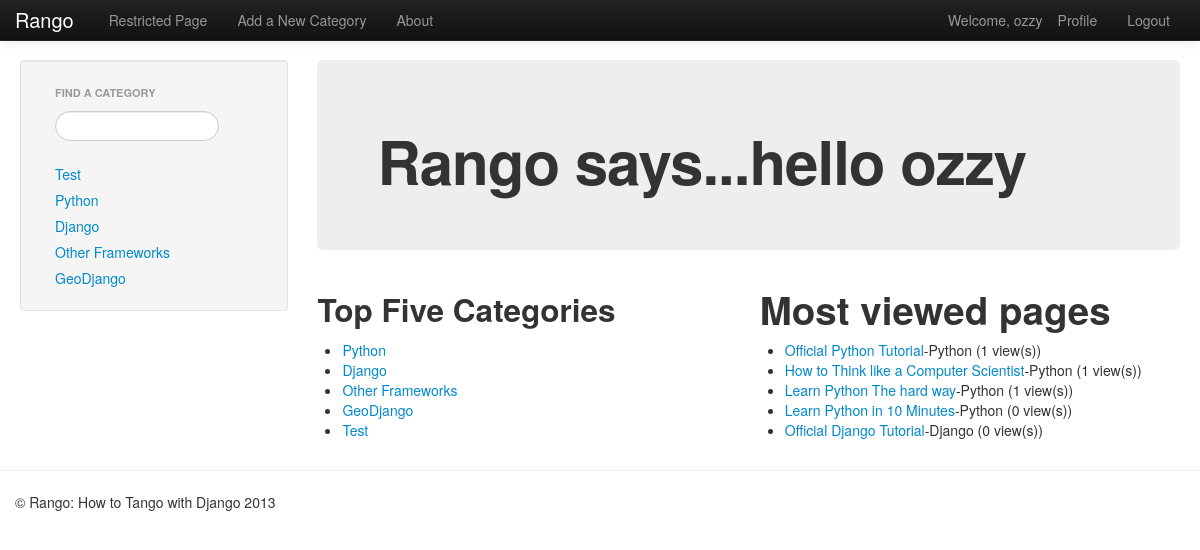
The app's page /rango/ (signed in) with its own data.
### rango/models.py (models this page shows, shortened)
class Category(models.Model):
	name=models.CharField(max_length=128,unique=True)
	views=models.IntegerField(default=0)
	likes=models.IntegerField(default=0)
	def __unicode__(self):
		return self.name

class Page(models.Model):
	category=models.ForeignKey(Category)
	title = models.CharField(max_length=128)
	url = models.URLField()
	views = models.IntegerField(default=0)

### rango/views.py (the view)
def index(request):
	context=RequestContext(request)
	category_list=Category.objects.order_by('-likes')[:5]
	page_list=Page.objects.order_by('-views')[:5]
	cat_list=get_category_list()
	context_dict = {'categories':category_list,'pages':page_list,'cat_list':cat_list}
	for category in category_list:
		category.url=category.name.replace(' ','_')
	if request.session.get('last_visit'):
		last_visit_time = request.session.get('last_visit')
		visits = request.session.get('visits',0)
		if (datetime.now()-datetime.strptime(last_visit_time[:-7],"%Y-%m-%d %H:%M:%S")).days>0:
			request.session['visits']=visits+1
			request.session['last_visit']=str(datetime.now())
	else:
		request.session['last_visit']=str(datetime.now())
		request.session['visits']=1
	return render_to_response('rango/index.html',context_dict,context)

### rango/views.py (called while the page is built)
def get_category_list(max_results=0,starts_with=''):
	cat_list=[]
	if starts_with:
		cat_list=Category.objects.filter(name__istartswith=starts_with)
	else:
		cat_list=Category.objects.all()
	if max_results>0:
		if len(cat_list) > max_results:
			cat_list=cat_list[:max_results]
	for category in cat_list:
		category.url=category.name.replace(' ','_')
	return cat_list

### templates/rango/index.html (shortened to what this page needs)
{% extends 'rango/base.html'%}
{% load static %}
{% block body_block %}
<div class="hero-unit">
	{% if user.is_authenticated %}
	<h1>Rango says...hello {{ user.username }} </h1>
	{% else %}
	<h1>Rango says...hello world!</h1>
	{% endif %}
</div>
<div class="row-fluid">
	<div class="span6">
		<h2>Top Five Categories</h2>
		{% if categories %}
			<ul>
				{% for category in categories %}
				<li><a href="/rango/category/{{category.url}}">{{category.name}}</a></li>
				{% endfor %}
			</ul>
		{% else %}
			<strong>There are no categories present.</strong>
		{% endif %}
	</div>
	<div class="span6">
		<h1>Most viewed pages</h1>
		{% if pages %}
			<ul>
				{% for page in pages %}
				<li><a href="{{page.url}}">{{page.title}}</a>-{{page.category}} ({{page.views}} view(s))</li>
				{% endfor %}
			</ul>
		{% else %}
			<strong>There are no pages present.</strong>
		{% endif %}
	</div>
</div>
{% endblock %}

### templates/rango/base.html (shortened to what this page needs)
<!DOCTYPE html>
{% load static %}
<html>
<head>
	<link rel="stylesheet" type="text/css" href="{% static 'css/bootstrap-fluid-adj.css' %}">
	<link rel="stylesheet" type="text/css" href="{% static 'css/bootstrap.min.css' %}" media="screen">
	<link rel="stylesheet" type="text/css" href="{% static 'css/bootstrap-responsive.css' %}">
</head>
<body>
	<div class="navbar navbar-inverse navbar-fixed-top">
		<div class="navbar-inner">
			<div class="container">
				<a class="brand" href="{% url 'index' %}">Rango</a>
				<div class="nav-collapse collapse">
					<ul class="nav pull-right">
						{% if user.is_authenticated %}
						<li class="navbar-text">Welcome, {{ user.username }}</li>
						<li><a href="{% url 'profile' %}">Profile</a></li>
						<li><a href="{% url 'logout' %}">Logout</a></li>
						{% else %}
						<li><a href="{% url 'register' %}">Register</a></li>
						<li><a href="{% url 'login' %}">Login</a></li>
						{% endif %}
					</ul>
					<ul class="nav">
						{% if user.is_authenticated %}
						<li><a href="{% url 'restricted' %}">Restricted Page</a></li>
						<li><a href="{% url 'add_category' %}">Add a New Category</a></li>
						{% endif %}
						<li><a href="{% url 'about' %}">About</a></li>
					</ul>
				</div>
			</div>
		</div>
	</div>
	<div class="container-fluid">
		<div class="row-fluid">
			<div class="span3">
				<div class="well sidebar-nav">
					<ul class="nav nav-list">
						<li class="nav-header">Find a Category</li>
						<form>
							<li><input class="search-query span10" type="text" name="suggestion" value="" id="suggestion"/></li>
						</form>
					</ul>
					<div id="cats">
						{% if cat_list %}
						{% include "rango/category_list.html" %}
						{% endif %}
					</div>
				</div>
			</div>
			<div class="span9">
				{% block body_block %}This is body_block's default content.{% endblock %}
			</div>
		</div>
	</div>
	<hr/>
	<footer>
		<div class="container">
			<p>&COPY; Rango: How to Tango with Django 2013</p>
		</div>
	</footer>
</body>
</html>

### templates/rango/category_list.html
<ul class="nav nav-list">
	{% if cat_list %}
	{% for category in cat_list %}
	<li><a href="/rango/category/{{category.url}}">{{category.name}}</a></li>
	{% endfor %}
	{% else %}
	<li>No categories at present.</li>
	{% endif %}
</ul>

### records on screen
Category: name "Test"
Category: name "Python"
Category: name "Django"
Category: name "Other Frameworks"
Category: name "GeoDjango"
Page: title "Official Python Tutorial", category "Python", views "1"
Page: title "How to Think like a Computer Scientist", category "Python", views "1"
Page: title "Learn Python The hard way", category "Python", views "1"
Page: title "Learn Python in 10 Minutes", category "Python", views "0"
Page: title "Official Django Tutorial", category "Django", views "0"

### other values on screen
{{ user.username }} "ozzy"
